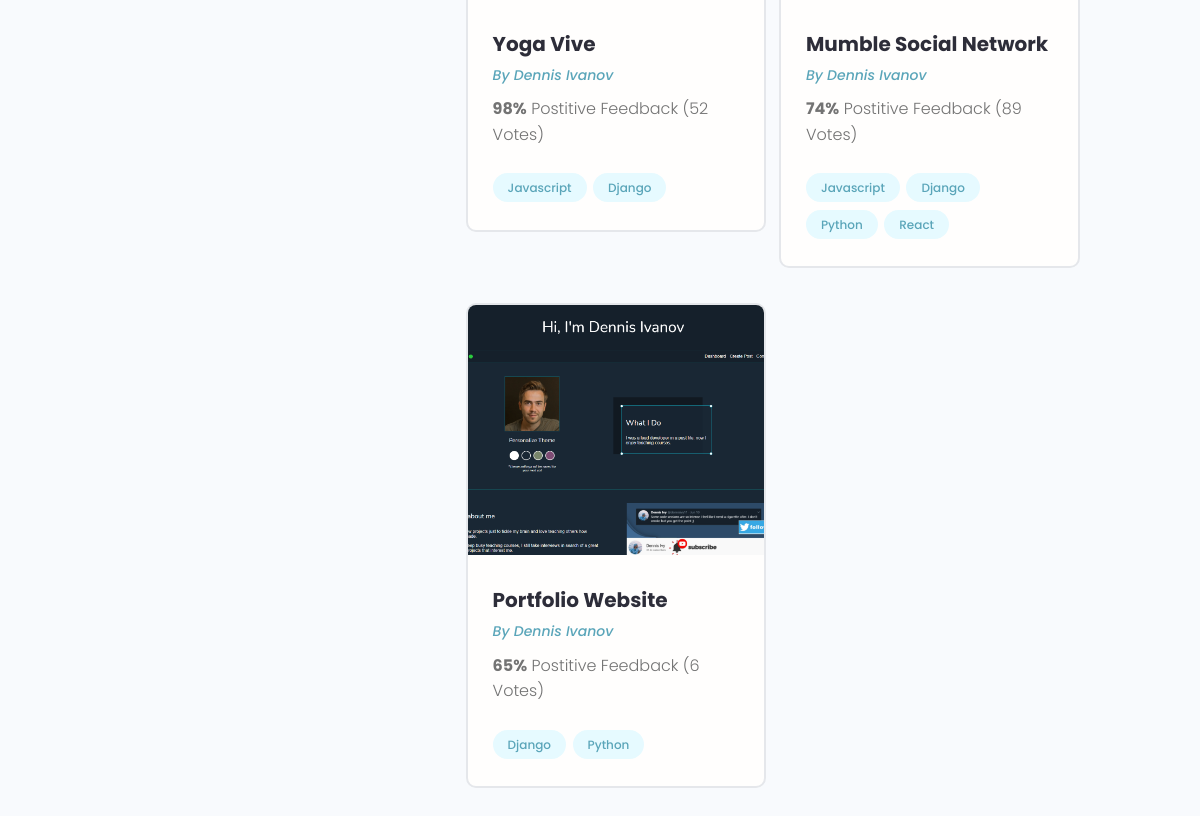
The app's page /profile/05e4980d-faf5-47c0-b944-1dd0502763d8/ (lower part), older data.
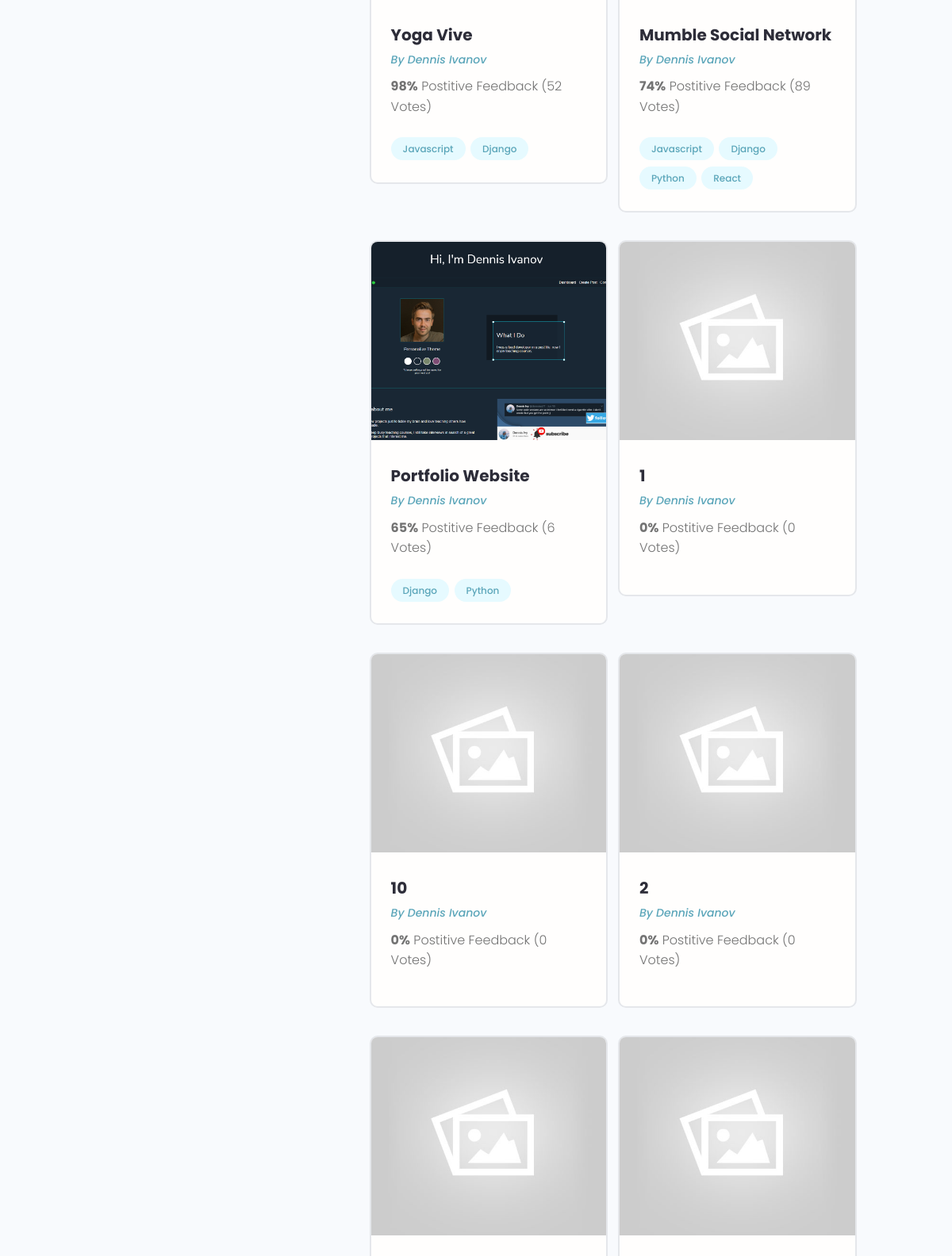
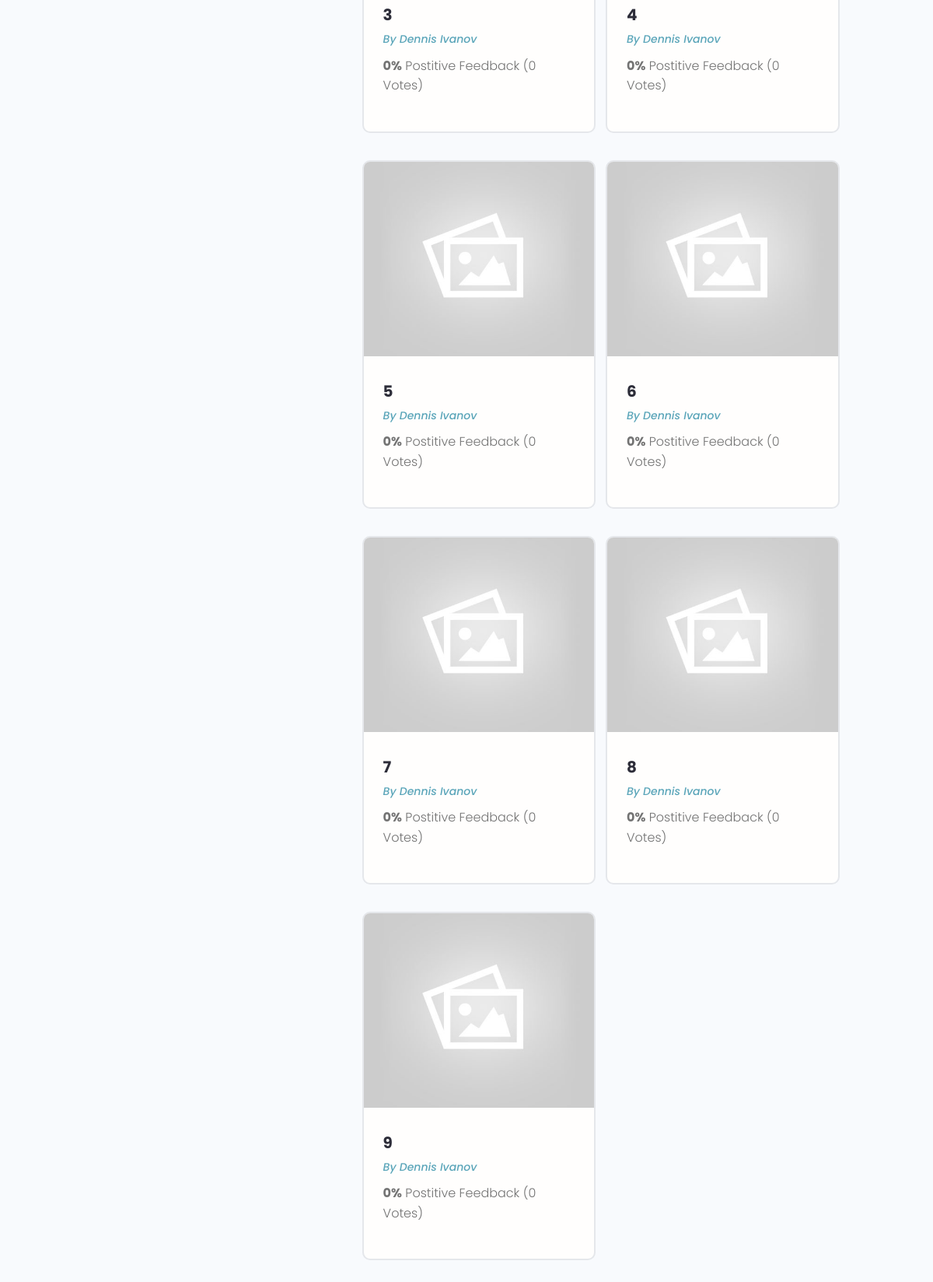
The same page, newer data (2 pictures, top to bottom).
### projects/models.py (models this page shows, shortened)
class Project(models.Model):
    owner = models.ForeignKey(
        Profile, null=True, blank=True, on_delete=models.SET_NULL)
    title = models.CharField(max_length=200)
    description = models.TextField(null=True, blank=True)
    featured_image = models.ImageField(
        null=True, blank=True, default="default.jpg")
    demo_link = models.CharField(max_length=2000, null=True, blank=True)
    source_link = models.CharField(max_length=2000, null=True, blank=True)
    tags = models.ManyToManyField('Tag', blank=True)
    vote_total = models.IntegerField(default=0, null=True, blank=True)
    vote_ratio = models.IntegerField(default=0, null=True, blank=True)
    created = models.DateTimeField(auto_now_add=True)
    id = models.UUIDField(default=uuid.uuid4, unique=True, primary_key=True, editable=False)
    class Meta:
        ordering = ['-vote_ratio', '-vote_total', 'title']

class Tag(models.Model):
    name = models.CharField(max_length=200)
    created = models.DateTimeField(auto_now_add=True)
    id = models.UUIDField(default=uuid.uuid4, unique=True, primary_key=True, editable=False)
    def __str__(self):
        return self.name

### users/models.py (models this page shows, shortened)
class Profile(models.Model):
    user = models.OneToOneField(User, on_delete=models.CASCADE, null=True, blank=True)
    name = models.CharField(max_length=200, blank=True, null=True)
    email = models.EmailField(max_length=500, blank=True, null=True)
    username = models.CharField(max_length=200, blank=True, null=True)
    location = models.CharField(max_length=200, blank=True, null=True)
    short_intro = models.CharField(max_length=200, blank=True, null=True)
    bio = models.TextField(blank=True, null=True)
    profile_image = models.ImageField(blank=True, null=True, upload_to='profiles/',
    default="profiles/user-default.png")
    social_github = models.CharField(max_length=200, blank=True, null=True)
    social_twitter = models.CharField(max_length=200, blank=True, null=True)
    social_linkedin = models.CharField(max_length=200, blank=True, null=True)
    social_youtube = models.CharField(max_length=200, blank=True, null=True)
    social_website = models.CharField(max_length=200, blank=True, null=True)
    created = models.DateTimeField(auto_now_add=True)
    id = models.UUIDField(default=uuid.uuid4, unique=True, primary_key=True, editable=False)

### users/views.py (the view)
# urls.py: path('profile/<str:pk>/', views.userProfile, name="user-profile"),
def userProfile(request, pk):
    profile = Profile.objects.get(id=pk)
    topSkills = profile.skill_set.exclude(description__exact="")
    otherSkills = profile.skill_set.filter(description="")
    context = {'profile': profile, 'topSkills': topSkills, 'otherSkills': otherSkills }
    return render(request, 'users/user-profile.html', context)

### users/models.py (called while the page is built)
    def __str__(self):
        return str(self.name)

### users/templates/users/user-profile.html (shortened to what this page needs)
{% extends 'main.html' %}
{% block content %}
<main class="profile my-md">
    <div class="container">
        <div class="layout">
            <div class="column column--1of3">
            </div>
            <div class="column column--2of3">
                <div class="devInfo">
                    <div class="grid grid--two">
                        {% for project in profile.project_set.all  %}
                        <div class="column">
                            <div class="card project">
                                <a href="{% url 'project' project.id %}" class="project">
                                    <img class="project__thumbnail" src="{{ project.featured_image.url }}"
                                        alt="project thumbnail" />
                                    <div class="card__body">
                                        <h3 class="project__title">{{ project.title }}</h3>
                                        <p><a class="project__author" href="{% url 'user-profile' project.owner.id %}">By {{project.owner.name}}</a></p>
                                        <p class="project--rating">
                                            <span style="font-weight: bold;">{{ project.vote_ratio }}%</span> Postitive
                                            Feedback ({{ project.vote_total }} Vote{{ project.vote_total|pluralize:"s"}})
                                        </p>
                                        <div class="project__tags">
                                            {% for tag in project.tags.all %}
                                            <span class="tag tag--pill tag--main">
                                                <small>{{ tag }}</small>
                                            </span>
                                            {% endfor %}
                                        </div>
                                    </div>
                                </a>
                            </div>
                        </div>
                        {% endfor %}
                    </div>
                </div>
            </div>
        </div>
    </div>
</main>
{% endblock content %}

Row changes from the older to the newer data that the page shows:
added Project: featured_image (placeholder picture), title "1", owner.name "Dennis Ivanov", vote_ratio "0", vote_total "0"
added Project: featured_image (placeholder picture), title "10", owner.name "Dennis Ivanov", vote_ratio "0", vote_total "0"
added Project: featured_image (placeholder picture), title "2", owner.name "Dennis Ivanov", vote_ratio "0", vote_total "0"
added Project: featured_image (placeholder picture), title "3", owner.name "Dennis Ivanov", vote_ratio "0", vote_total "0"
added Project: featured_image (placeholder picture), title "4", owner.name "Dennis Ivanov", vote_ratio "0", vote_total "0"
added Project: featured_image (placeholder picture), title "5", owner.name "Dennis Ivanov", vote_ratio "0", vote_total "0"
added Project: featured_image (placeholder picture), title "6", owner.name "Dennis Ivanov", vote_ratio "0", vote_total "0"
added Project: featured_image (placeholder picture), title "7", owner.name "Dennis Ivanov", vote_ratio "0", vote_total "0"
added Project: featured_image (placeholder picture), title "8", owner.name "Dennis Ivanov", vote_ratio "0", vote_total "0"
added Project: featured_image (placeholder picture), title "9", owner.name "Dennis Ivanov", vote_ratio "0", vote_total "0"
